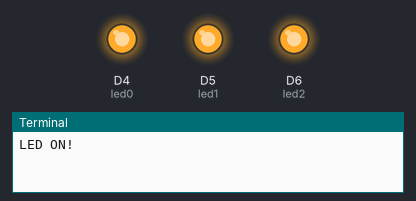
A program run on a simulated Raspberry Pi (BCM pin numbers) with a GrovePi. Parts: output pins drawn as LEDs (lit = HIGH), the last lines printed to the terminal.

Above: at 0.5 s.
At 3.5 s:
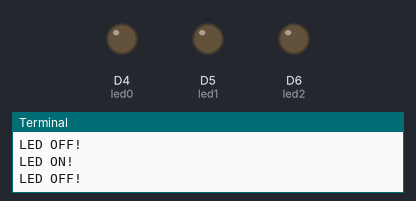
Timing chart, 0 to 4.6 s (numbered marks = the images above):
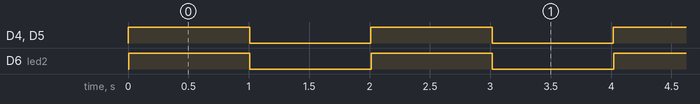

The program:

multi_led_blink.py
```python
#!/usr/bin/env python

# GrovePi LED blink test for the Grove LED Socket (http://www.seeedstudio.com/wiki/Grove_-_LED_Socket_Kit)
#
# The GrovePi connects the Raspberry Pi and Grove sensors.  You can learn more about GrovePi here:  http://www.dexterindustries.com/GrovePi
#
# Have a question about this example?  Ask on the forums here:  http://www.dexterindustries.com/forum/?forum=grovepi
#
'''
## License

The MIT License (MIT)

GrovePi for the Raspberry Pi: an open source platform for connecting Grove Sensors to the Raspberry Pi.
Copyright (C) 2017  Dexter Industries

Permission is hereby granted, free of charge, to any person obtaining a copy
of this software and associated documentation files (the "Software"), to deal
in the Software without restriction, including without limitation the rights
to use, copy, modify, merge, publish, distribute, sublicense, and/or sell
copies of the Software, and to permit persons to whom the Software is
furnished to do so, subject to the following conditions:

The above copyright notice and this permission notice shall be included in
all copies or substantial portions of the Software.

THE SOFTWARE IS PROVIDED "AS IS", WITHOUT WARRANTY OF ANY KIND, EXPRESS OR
IMPLIED, INCLUDING BUT NOT LIMITED TO THE WARRANTIES OF MERCHANTABILITY,
FITNESS FOR A PARTICULAR PURPOSE AND NONINFRINGEMENT. IN NO EVENT SHALL THE
AUTHORS OR COPYRIGHT HOLDERS BE LIABLE FOR ANY CLAIM, DAMAGES OR OTHER
LIABILITY, WHETHER IN AN ACTION OF CONTRACT, TORT OR OTHERWISE, ARISING FROM,
OUT OF OR IN CONNECTION WITH THE SOFTWARE OR THE USE OR OTHER DEALINGS IN
THE SOFTWARE.
'''

import time
from grovepi import *

# Connect the Grove LED to digital port D4,D5,D6
led0 = 4
led1 = 5
led2 = 6

pinMode(led0,"OUTPUT")
pinMode(led1,"OUTPUT")
pinMode(led2,"OUTPUT")

while True:
    try:
        #Blink the LED
        digitalWrite(led0,1)		# Send HIGH to switch on LED
        digitalWrite(led1,1)		# Send HIGH to switch on LED
        digitalWrite(led2,1)		# Send HIGH to switch on LED
        print ("LED ON!")
        time.sleep(1)

        digitalWrite(led0,0)		# Send LOW to switch off LED
        digitalWrite(led1,0)		# Send LOW to switch off LED
        digitalWrite(led2,0)		# Send LOW to switch off LED
        print ("LED OFF!")
        time.sleep(1)

    except IOError:				# Print "Error" if communication error encountered
        print ("Error")
```

Measured:
- by itself, D4 (led0), D5 (led1), D6 (led2): alternates HIGH for 1.0 s and LOW for 1.0 s
